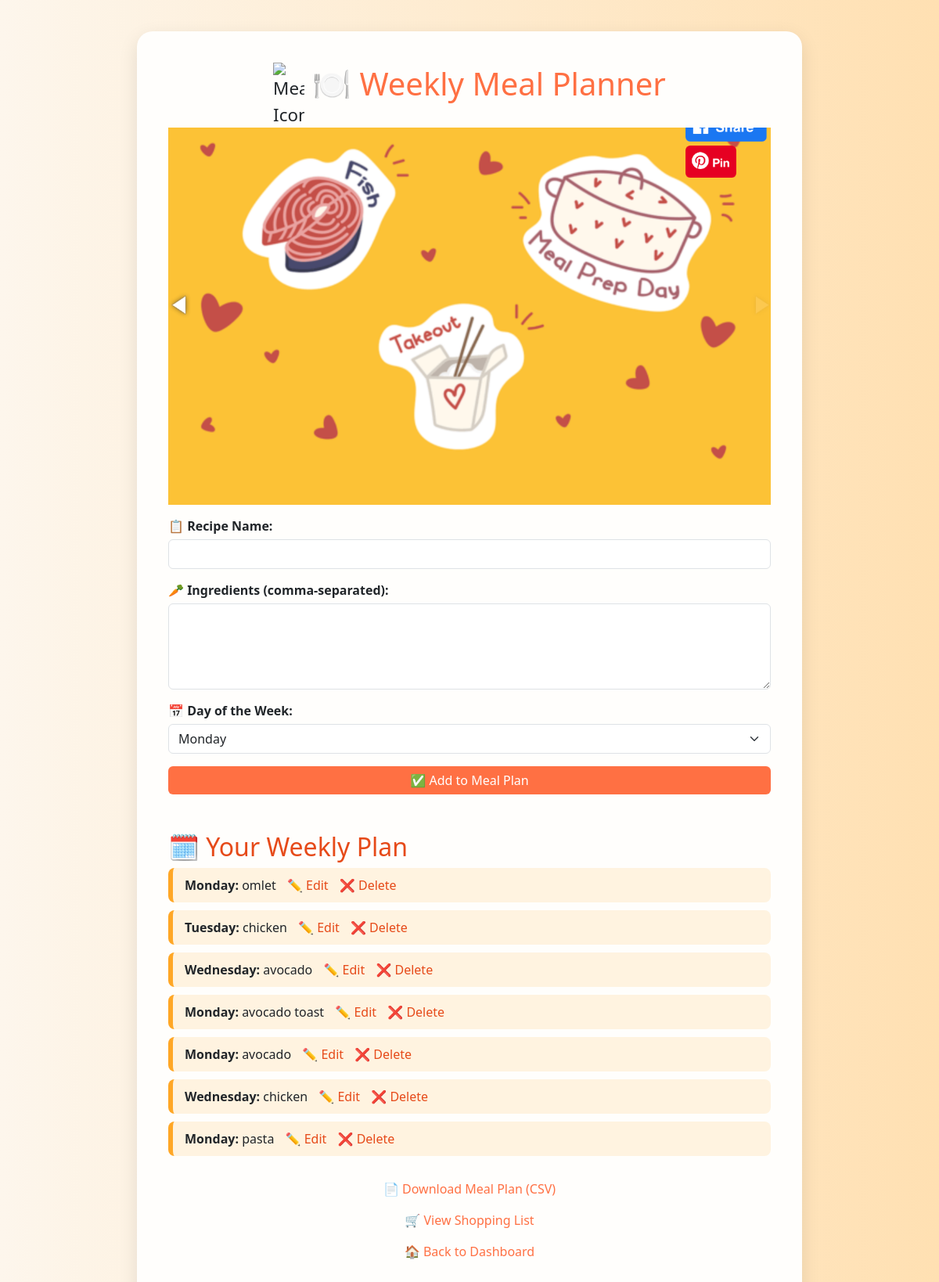
/meal-planner (signed in), run on the app's committed database.
### app/models.py (models this page shows)
class MealPlan(db.Model):
    id = db.Column(db.Integer, primary_key=True)
    user_id = db.Column(db.Integer, db.ForeignKey('user.id'), nullable=False)
    recipe_name = db.Column(db.String(255), nullable=False)
    ingredients = db.Column(db.Text, nullable=True)
    day_of_week = db.Column(db.String(20), nullable=False)
    user = db.relationship('User', backref='meal_plans')

### app/routes/meal_planner.py (the view, shortened to what this page needs)
@planner_bp.route('/meal-planner', methods=['GET', 'POST'])
def meal_planner():
    if 'user_id' not in session:
        return redirect(url_for('auth.login'))
    user_id = session['user_id']
    plans = MealPlan.query.filter_by(user_id=user_id).all()
    return render_template('meal_planner.html', plans=plans)

### app/templates/meal_planner.html (shortened to what this page needs)
<!DOCTYPE html>
<html lang="en">
<head>
  <link href="https://cdn.jsdelivr.net/npm/bootstrap@5.3.0/dist/css/bootstrap.min.css" rel="stylesheet">
</head>
<body>
  <div class="container">
    <div class="emoji-header">
      <img src="https://cdn-icons-png.flaticon.com/512/3132/3132693.png" alt="Meal Icon" width="40">
      <h1>🍽️ Weekly Meal Planner</h1>
    </div>
    <img src="{{ url_for('static', filename='images/screenshot.png') }}" alt="Illustration" class="img-fluid">
    <form method="POST">
      <label>📋 Recipe Name:</label>
      <input type="text" name="recipe_name" class="form-control" required>
      <label for="ingredients">🥕 Ingredients (comma-separated):</label>
      <textarea name="ingredients" rows="4" class="form-control" required></textarea>
      <label>📅 Day of the Week:</label>
      <select name="day" class="form-select" required>
          <option value="Monday">Monday</option>
      </select>
      <div class="d-grid mt-3">
        <button type="submit" class="btn btn-primary">✅ Add to Meal Plan</button>
      </div>
    </form>
    <h2 class="mt-5">🗓️ Your Weekly Plan</h2>
    {% for plan in plans %}
      <div class="plan-entry">
        <strong>{{ plan.day_of_week }}:</strong> {{ plan.recipe_name }}
        <a href="{{ url_for('meal_planner.edit_plan', plan_id=plan.id) }}">✏️ Edit</a>
        <a href="{{ url_for('meal_planner.delete_plan', plan_id=plan.id) }}">❌ Delete</a>
      </div>
    {% else %}
      <p>No meals planned yet. Start planning your week! 🧁</p>
    {% endfor %}
    <div class="links">
      <p><a href="{{ url_for('meal_planner.export_meal_plan') }}">📄 Download Meal Plan (CSV)</a></p>
      <p><a href="{{ url_for('shopping.shopping_list') }}">🛒 View Shopping List</a></p>
      <p><a href="{{ url_for('home') }}">🏠 Back to Dashboard</a></p>
    </div>
  </div>
</body>
</html>

### app/templates/meal_planner.html (style rules this page uses)
body { background: linear-gradient(to right, #fdf6ec, #ffe0b2); font-family: 'Segoe UI', Tahoma, Geneva, Verdana, sans-serif; padding: 40px 0; }
.container { max-width: 850px; background-color: #fffefc; border-radius: 20px; padding: 40px; box-shadow: 0 8px 25px rgba(0, 0, 0, 0.1); }
h1 { color: #ff7043; text-align: center; margin-bottom: 30px; }
h2 { color: #e64a19; margin-top: 40px; }
label { font-weight: bold; margin-top: 15px; display: block; }
textarea, select, input[type="text"] { margin-top: 5px; }
.btn-primary { background-color: #ff7043; border: none; }
.plan-entry { background-color: #fff3e0; border-left: 6px solid #ffa726; padding: 10px 15px; border-radius: 8px; margin-bottom: 10px; }
.plan-entry a { margin-left: 10px; color: #e64a19; text-decoration: none; }
.links { margin-top: 30px; text-align: center; }
.links a { margin: 0 10px; text-decoration: none; color: #ff7043; }
.emoji-header { font-size: 1.4rem; display: flex; justify-content: center; align-items: center; gap: 10px; }

### data on the page
MealPlan: day_of_week "Monday", recipe_name "omlet"
MealPlan: day_of_week "Tuesday", recipe_name "chicken"
MealPlan: day_of_week "Wednesday", recipe_name "avocado"
MealPlan: day_of_week "Monday", recipe_name "avocado toast"
MealPlan: day_of_week "Monday", recipe_name "avocado"
MealPlan: day_of_week "Wednesday", recipe_name "chicken"
MealPlan: day_of_week "Monday", recipe_name "pasta"
